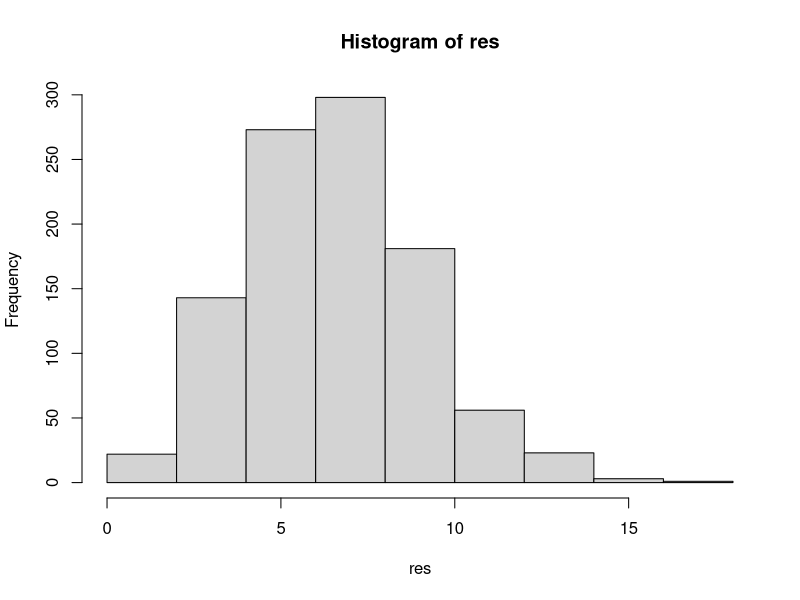
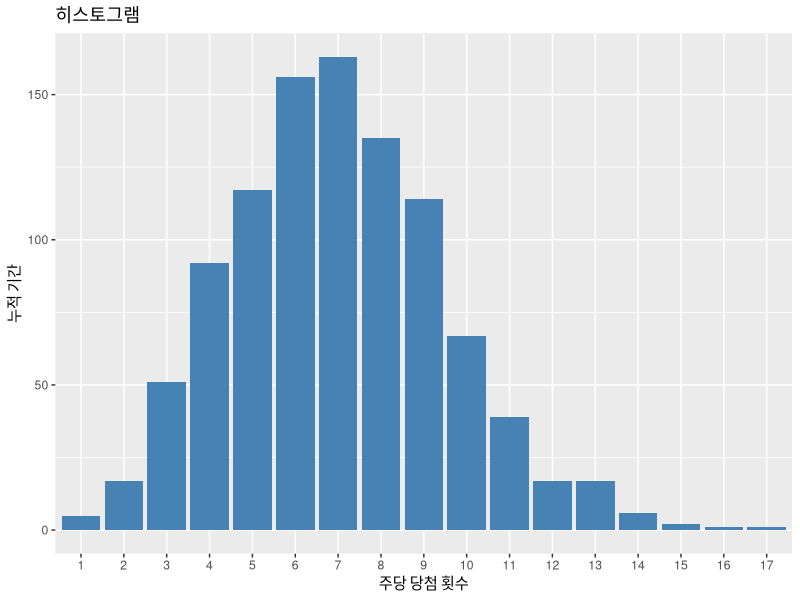
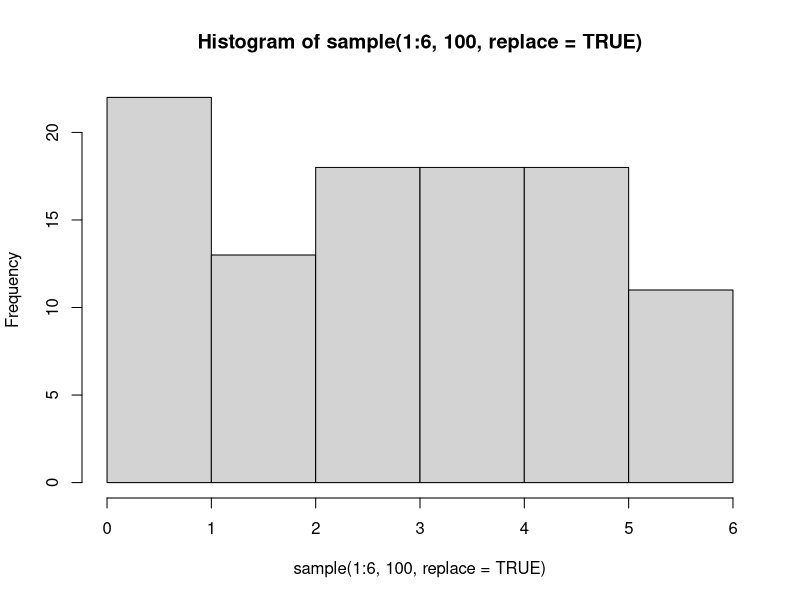
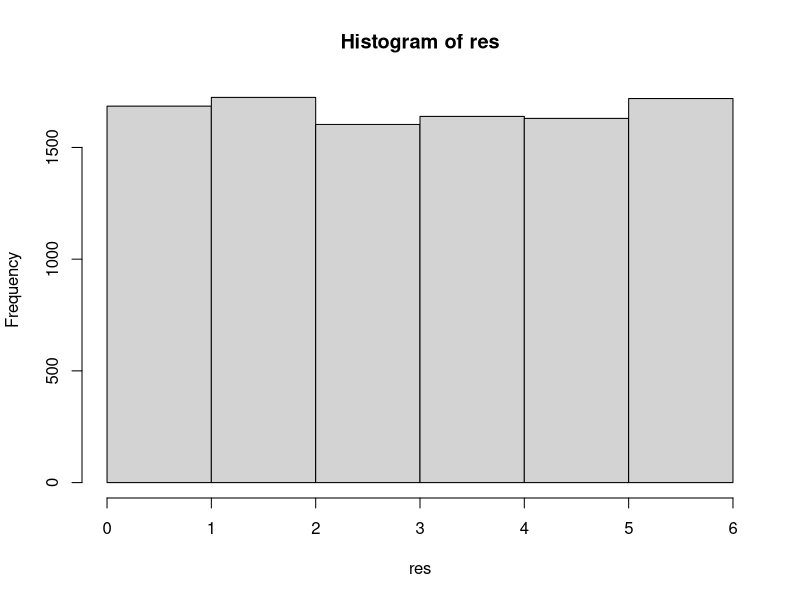
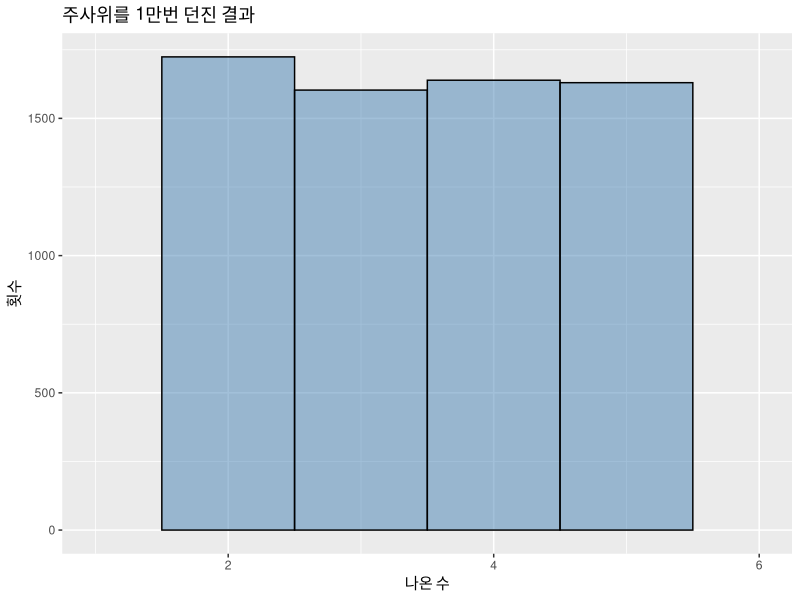
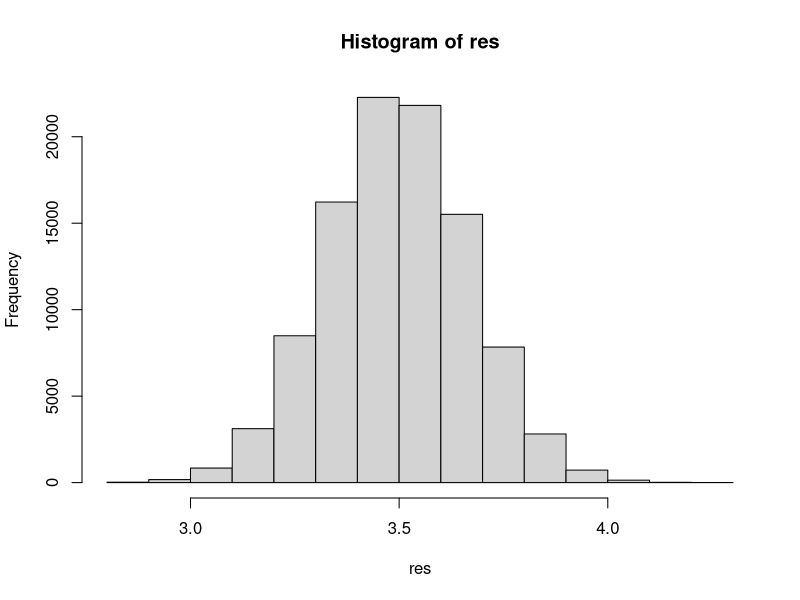
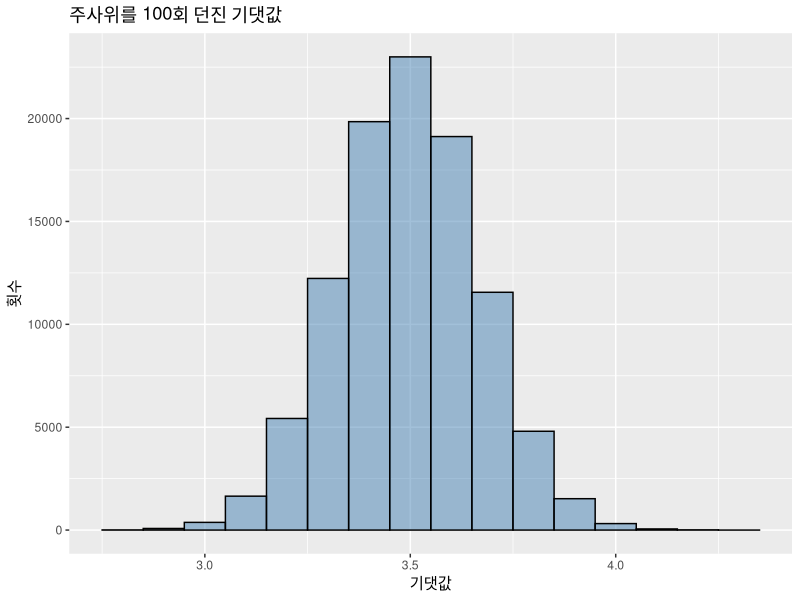

The R source for these figures, in order:
# vers. 1.0
### ----- 1장----- ###

# 왼쪽 기호를 샵 기호(#)라고 하며,
# RStudio(R)는 이 기호 오른쪽에 있는 내용을 무시합니다.
# 이 기호를 이용해서 주석을 기록해둡니다.



# R을 이용한 추첨 시뮬레이션
# 꽝과 1등을 뽑는 lottery 작성
lottery <- c("꽝","1등")
# lottery 내용 확인
lottery

# lottery의 요소는 두 개지만 R 명령으로
# '꽝'과 '1등'을 99:1의 비율로 등장하도록
# 조정할 수 있다.
sample(lottery, 1, prob = c(99,1))
# sample은 무작위(랜덤)로 추출하는 함수로
# 위에서 하나만 추출하고 있다

# 100개 추출하는 경우 replace = TRUE를 추가로 지정하면 된다.
# 몇 번 추출하든지 99:1 비율으 변하지 않는다.
sample(lottery, 100, prob = c(99,1), replace = TRUE)


#　추첨을 매일 100회, 일주일동안 뽑아서 1등이 나온 횟수를 시뮬레이션
replicate (7, sample (lottery, 100, prob = c(99,1), replace = TRUE) ) # 100행 7열의 결과가 표시된다
# replicate 라는 함수는 명령을 지정한 횟수만큼 반복 실행한다
### 구문: replicate (횟수, 명령)

# １등이 나온 횟수를 센다
sum ( replicate (7, sample (lottery, 100, prob = c(99,1), replace = TRUE) ) == "1등")
### 구문  sum (A == "1등"), A 안에 포함된 1등을 세는 명령


# 100회 추첨하는 것을 7일 반복해서 1등이 나온 총 횟수를 구한다.
# 그리고 이 계산을 1000주 반복하는 명령을 작성한다
# 결과는 res로 저장한다
res <- replicate(1000, sum(replicate (7, sample (lottery, 100, prob = c(99,1), replace = TRUE) ) == "1등"))

### 구문 　replicate (1000, 합계（replicate (7, 100회 추첨했을 때의 1등이 나온 횟수）)

# 간단한 히스토그램 작성 
hist(res)

#  좀 더 정교한 그래프 생성
# ggplot2를 아직 설치하지 않은 경우 
# 책 부록에 있는 '번외편'을 참고할 것.
# 또는 아래의 명령을(앞의 #는 삭제한 후) 실행해도 된다
# install.packages("ggplot2")
# 참고로 패키지 설치는 한 번만 하면 된다
# (다른 날에 R스튜디오를 실행하는 경우, 이미 ggplot2를 설치했다면,
# 다시 설치 과정을 실행할 필요가 없다. 

# ggplt2를 사용하기 위해 패키지를 읽는다
library(ggplot2)

### 그래프를 그리기 위해 데이터 가공하기 
resD <- as.data.frame(table(res))
# 위에서 10줄만 표시
head (resD, n = 10)# 

### 수치를 랜덤 생성하고 있으므로 실행 결과는 매번 달라진다
ggplot(resD, aes(y=Freq, x = res)) +  geom_bar(stat= "identity", fill = "steelblue") + xlab("주당 당첨 횟수") + ylab ("누적 기간") + ggtitle("히스토그램") 



# RStudio 가지고 놀기

# 덧셈
1 + 2 + 3 + 4 + 5

sum (1:1000)

1:6

sample (1:6, 1)
sample (1:6, 1)

sample (1:6, 100, replace = TRUE)

# 재귀
lottery <- c("꽝","1등")
lottery # 확인
# lottery에서 한 개를 꺼낸다. 단, '꽝'과 '1등'이 99:1의 비율로 나오도록 설정
sample(lottery, 1, prob = c(99,1))

sample(lottery, 100, prob = c(99,1), replace = TRUE)


# 주사위를 100회(100개) 던진다
table (sample (1:6, 100, replace = TRUE))

# 히스토그램
hist (sample (1:6, 100, replace = TRUE), breaks = 0:6)


# 주사위의 평균값(랜덤으로 던진 결과이므로 매번 숫자가 다르다）
mean(sample (1:6, 100, replace = TRUE))

# 주사위를 1만번 던지는 시뮬레이션과 히스토그램
res <- sample(1:6, 10000, replace = TRUE)

# 긴단한 히스토그램
hist(res, breaks = 0:6)

# 좀 더 정교한 그래프를 작성하기 위한 데이터 가공 
dice <- data.frame(주사위= res)
# 시작 부분 확인
head (dice)

# 그래프 그리기
ggplot(dice, aes (x = 주사위)) + xlim(1,6) + geom_histogram(binwidth = 1 , fill = "steelblue", colour="black",  alpha = 0.5) + xlab("나온 수") + ylab ("횟수") + ggtitle("주사위를 1만번 던진 결과") 


# 주사위의 평균값과 기댓값
# 여기서도 명령을 반복 실행하는 replicate 사용
res <- replicate(100000,  mean (sample(1:6, 100,replace = TRUE)))
# 간단한 히스토그램
hist(res)

# 좀 더 정교한 그래프를 생성하기 위한 데이터 가공 
dice <- data.frame(주사위 = res)
# 그래프 그리기
ggplot(dice, aes (x = 주사위)) + geom_histogram(binwidth = .1, fill = "steelblue", colour="black",  alpha = 0.5) + xlab("기댓값") + ylab ("횟수") + ggtitle("주사위를 100회 던진 기댓값") 

